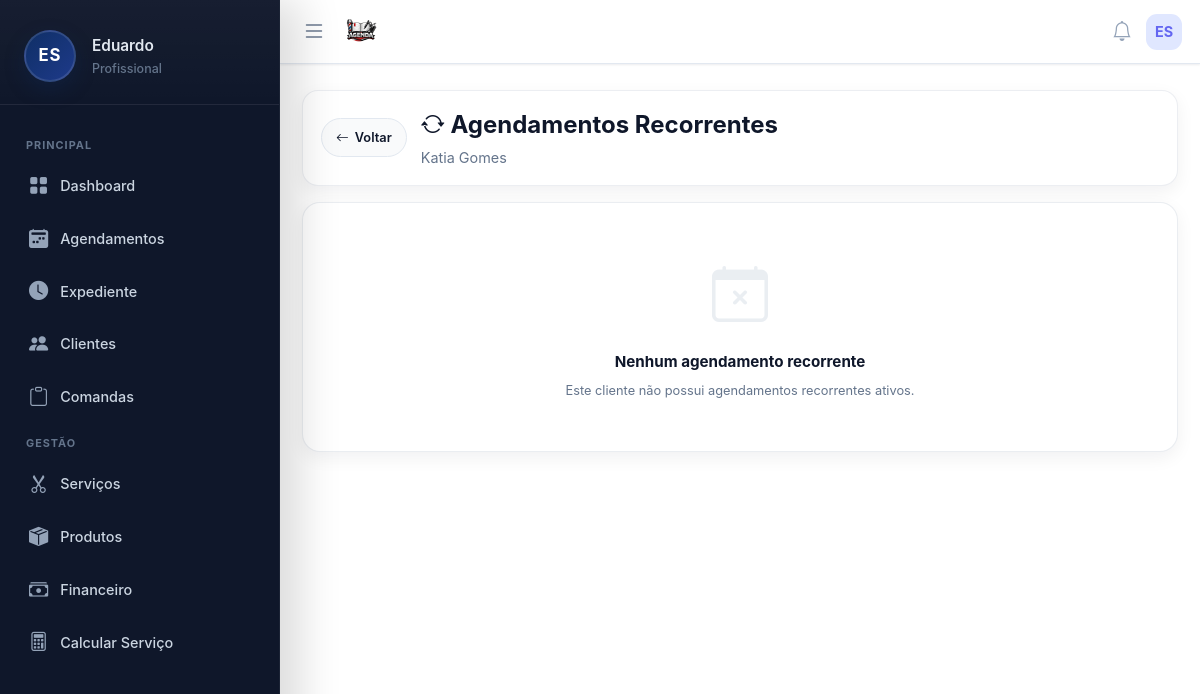
/pages/clientes/recorrencias.php?cliente_id=19 (signed in), run on an earlier commit of the app's database.
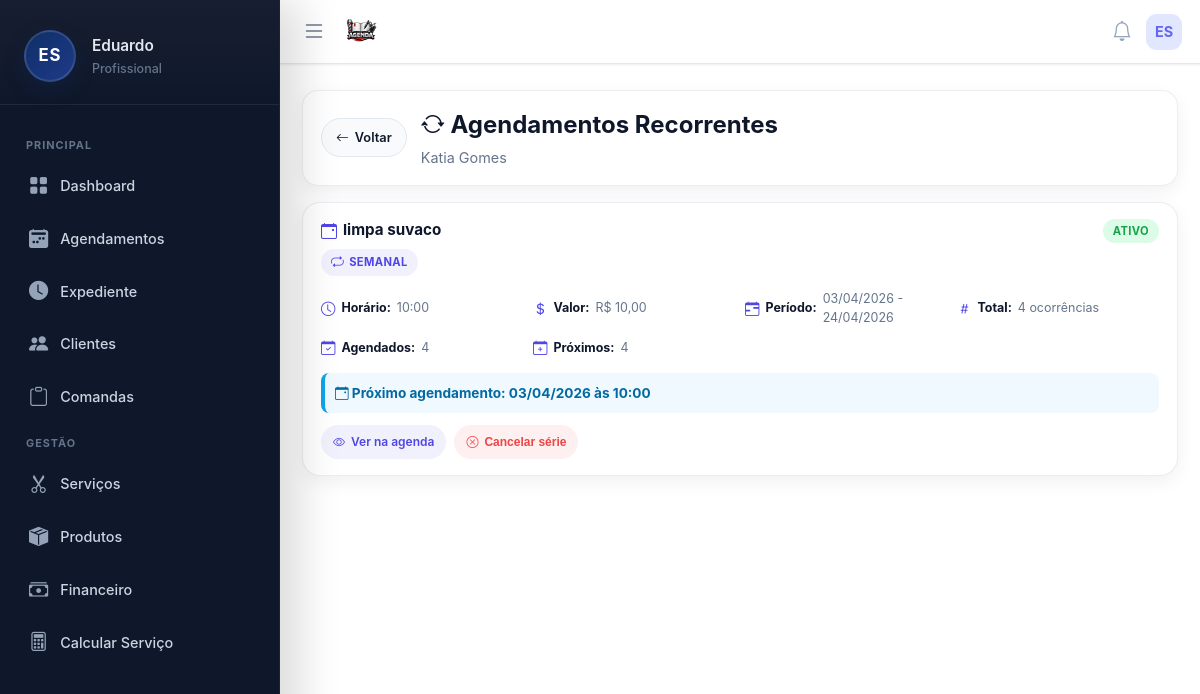
And on a later commit of the database.
### tables this page shows
CREATE TABLE agendamentos_recorrentes (
        id INTEGER PRIMARY KEY AUTOINCREMENT,
        user_id INTEGER NOT NULL,
        serie_id TEXT NOT NULL UNIQUE,
        cliente_id INTEGER,
        cliente_nome TEXT NOT NULL,
        servico_id INTEGER,
        servico_nome TEXT NOT NULL,
        valor REAL DEFAULT 0,
        horario TIME NOT NULL,
        tipo_recorrencia TEXT NOT NULL,
        intervalo_dias INTEGER DEFAULT 1,
        dias_semana TEXT,
        dia_fixo_mes INTEGER,
        data_inicio DATE NOT NULL,
        data_fim DATE,
        qtd_total INTEGER NOT NULL,
        observacoes TEXT,
        ativo INTEGER DEFAULT 1,
        criado_em DATETIME DEFAULT CURRENT_TIMESTAMP
    );

### pages/clientes/recorrencias.php (the view, shortened to what the changed rows need)
<?php
$userId = $_SESSION['user_id'];
include '../../includes/db.php';
$clienteId = isset($_GET['cliente_id']) ? (int)$_GET['cliente_id'] : null;
$stmtCliente = $pdo->prepare("SELECT * FROM clientes WHERE id = ? AND user_id = ?");
$stmtCliente->execute([$clienteId, $userId]);
$cliente = $stmtCliente->fetch();
$stmtSeries = $pdo->prepare("
    SELECT ar.*,
           (SELECT COUNT(*) FROM agendamentos WHERE serie_id = ar.serie_id) as total_agendamentos,
           (SELECT COUNT(*) FROM agendamentos WHERE serie_id = ar.serie_id AND data_agendamento >= date('now')) as proximos,
           (SELECT MIN(data_agendamento) FROM agendamentos WHERE serie_id = ar.serie_id AND data_agendamento >= date('now')) as proximo_agendamento
    FROM agendamentos_recorrentes ar
    WHERE ar.user_id = ?
      AND (ar.cliente_id = ? OR ar.cliente_nome = ?)
      AND ar.ativo = 1
    ORDER BY ar.criado_em DESC
");
$stmtSeries->execute([$userId, $clienteId, $cliente['nome']]);
$series = $stmtSeries->fetchAll();
include '../../includes/header.php';
include '../../includes/menu.php';
?>
<div class="container-recorrencias">
    <div class="header-page">
        <div style="flex:1;">
            <h1 style="margin:0; font-size:1.5rem; color:#0f172a;">
                <i class="bi bi-arrow-repeat"></i>
                Agendamentos Recorrentes
            </h1>
        </div>
    </div>
    <?php if (count($series) > 0): ?>
        <?php foreach ($series as $serie): ?>
            <?php
            $tipoTexto = [
                'diaria' => 'Diária',
                'semanal' => 'Semanal',
                'quinzenal' => 'Quinzenal',
                'mensal_dia' => 'Mensal (dia fixo)',
                'mensal_semana' => 'Mensal (semana)',
                'personalizada' => 'Personalizada'
            ];
            $tipoLabel = $tipoTexto[$serie['tipo_recorrencia']] ?? 'Desconhecida';
            ?>
            <div class="serie-card">
                <div class="serie-header">
                    <div>
                        <h3 class="serie-titulo">
                            <i class="bi bi-calendar-event"></i>
                            <?php echo htmlspecialchars($serie['servico_nome']); ?>
                        </h3>
                        <span class="tipo-recorrencia">
                            <i class="bi bi-repeat"></i>
                            <?php echo $tipoLabel; ?>
                        </span>
                    </div>
                    <span class="serie-badge <?php echo $serie['ativo'] ? 'badge-ativo' : 'badge-inativo'; ?>">
                        <?php echo $serie['ativo'] ? 'Ativo' : 'Inativo'; ?>
                    </span>
                </div>
                <div class="serie-info">
                    <div class="info-item">
                        <i class="bi bi-clock"></i>
                        <strong>Horário:</strong> <?php echo date('H:i', strtotime($serie['horario'])); ?>
                    </div>
                    <div class="info-item">
                        <i class="bi bi-currency-dollar"></i>
                        <strong>Valor:</strong> R$ <?php echo number_format($serie['valor'], 2, ',', '.'); ?>
                    </div>
                    <div class="info-item">
                        <i class="bi bi-calendar-range"></i>
                        <strong>Período:</strong> <?php echo date('d/m/Y', strtotime($serie['data_inicio'])); ?> - <?php echo date('d/m/Y', strtotime($serie['data_fim'])); ?>
                    </div>
                    <div class="info-item">
                        <i class="bi bi-hash"></i>
                        <strong>Total:</strong> <?php echo $serie['qtd_total']; ?> ocorrências
                    </div>
                    <div class="info-item">
                        <i class="bi bi-calendar-check"></i>
                        <strong>Agendados:</strong> <?php echo $serie['total_agendamentos']; ?>
                    </div>
                    <div class="info-item">
                        <i class="bi bi-calendar-plus"></i>
                        <strong>Próximos:</strong> <?php echo $serie['proximos']; ?>
                    </div>
                </div>
                <?php if ($serie['proximo_agendamento']): ?>
                    <div style="padding:10px; background:#f0f9ff; border-left:4px solid #0ea5e9; border-radius:8px; margin-bottom:12px;">
                        <strong style="color:#0369a1; font-size:0.85rem;">
                            <i class="bi bi-calendar-event"></i>
                            Próximo agendamento: <?php echo date('d/m/Y', strtotime($serie['proximo_agendamento'])); ?> às <?php echo date('H:i', strtotime($serie['horario'])); ?>
                        </strong>
                    </div>
                <?php endif; ?>
                <div class="serie-actions">
                    <a href="<?php echo $isProd ? '/agenda' : '../agenda/agenda.php'; ?>?serie_id=<?php echo $serie['serie_id']; ?>" class="btn-action btn-ver">
                        <i class="bi bi-eye"></i>
                        Ver na agenda
                    </a>
                    <?php if ($serie['ativo'] && $serie['proximos'] > 0): ?>
                        <button onclick="confirmarCancelarSerie('<?php echo $serie['serie_id']; ?>', '<?php echo htmlspecialchars($serie['servico_nome']); ?>')" class="btn-action btn-cancelar">
                            <i class="bi bi-x-circle"></i>
                            Cancelar série
                        </button>
                    <?php endif; ?>
                </div>
            </div>
        <?php endforeach; ?>
    <?php else: ?>
        <div class="empty-state">
            <i class="bi bi-calendar-x"></i>
            <h3>Nenhum agendamento recorrente</h3>
            <p>Este cliente não possui agendamentos recorrentes ativos.</p>
        </div>
    <?php endif; ?>
</div>
<?php include '../../includes/footer.php'; ?>

What changed in the data, as far as the page shows it:
added agendamentos_recorrentes: servico_nome "limpa suvaco", tipo_recorrencia "SEMANAL", ativo "ATIVO", horario "10:00", valor "10,00", data_inicio "03/04/2026", data_fim "24/04/2026", qtd_total "4", total_agendamentos "4", proximos "4", proximo_agendamento "03/04/2026"
Also different on the page:
text no longer shown: "Nenhum agendamento recorrente Este cliente não possui agendamentos recorrentes ativos."
